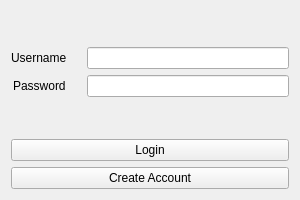
<?xml version="1.0" encoding="UTF-8"?>
<ui version="4.0">
 <class>Form</class>
 <widget class="QWidget" name="Form">
  <property name="geometry">
   <rect>
    <x>0</x>
    <y>0</y>
    <width>300</width>
    <height>200</height>
   </rect>
  </property>
  <property name="minimumSize">
   <size>
    <width>300</width>
    <height>200</height>
   </size>
  </property>
  <property name="windowTitle">
   <string>Form</string>
  </property>
  <layout class="QVBoxLayout" name="verticalLayout">
   <item>
    <layout class="QFormLayout" name="formLayout">
     <property name="labelAlignment">
      <set>Qt::AlignCenter</set>
     </property>
     <property name="formAlignment">
      <set>Qt::AlignCenter</set>
     </property>
     <property name="horizontalSpacing">
      <number>20</number>
     </property>
     <item row="0" column="0">
      <widget class="QLabel" name="label">
       <property name="text">
        <string>Username</string>
       </property>
      </widget>
     </item>
     <item row="0" column="1">
      <widget class="QLineEdit" name="username_line"/>
     </item>
     <item row="1" column="0">
      <widget class="QLabel" name="label_2">
       <property name="text">
        <string>Password</string>
       </property>
      </widget>
     </item>
     <item row="1" column="1">
      <widget class="QLineEdit" name="password_line"/>
     </item>
    </layout>
   </item>
   <item>
    <layout class="QHBoxLayout" name="horizontalLayout">
     <item>
      <widget class="QPushButton" name="login_btn">
       <property name="minimumSize">
        <size>
         <width>60</width>
         <height>20</height>
        </size>
       </property>
       <property name="text">
        <string>Login</string>
       </property>
       <property name="autoDefault">
        <bool>false</bool>
       </property>
       <property name="default">
        <bool>false</bool>
       </property>
       <property name="flat">
        <bool>false</bool>
       </property>
      </widget>
     </item>
    </layout>
   </item>
   <item>
    <widget class="QPushButton" name="createAccount_btn">
     <property name="text">
      <string>Create Account</string>
     </property>
    </widget>
   </item>
  </layout>
 </widget>
 <resources/>
 <connections/>
</ui>
